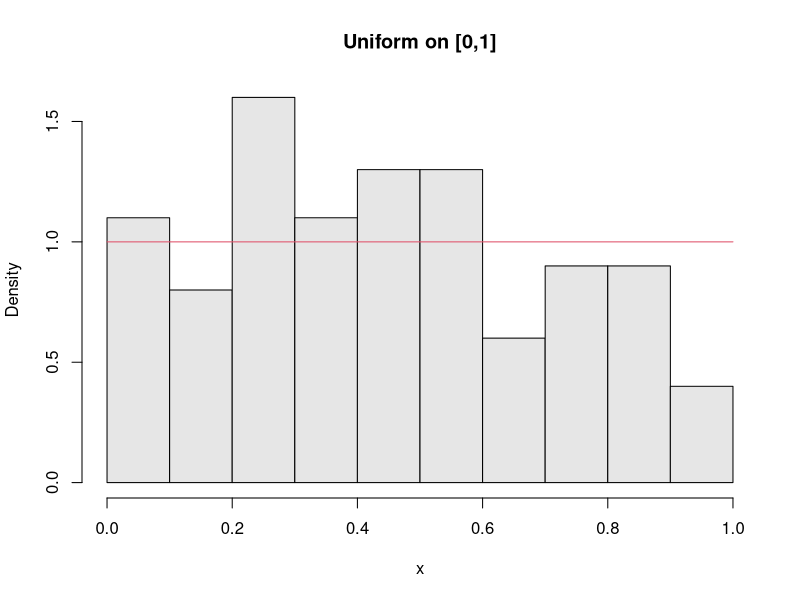
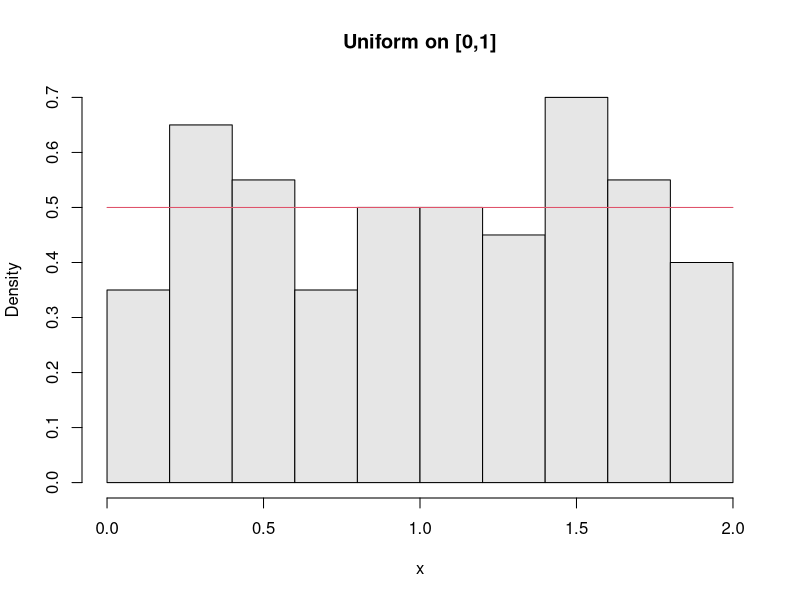
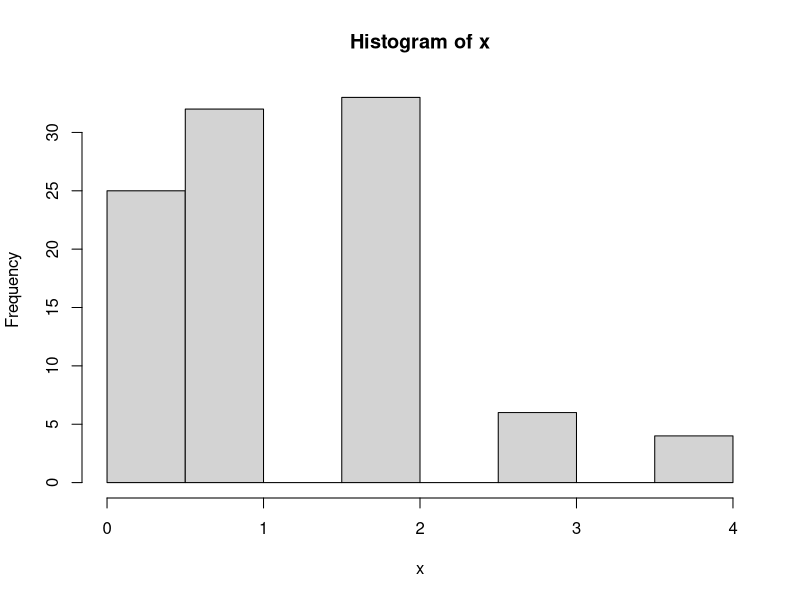
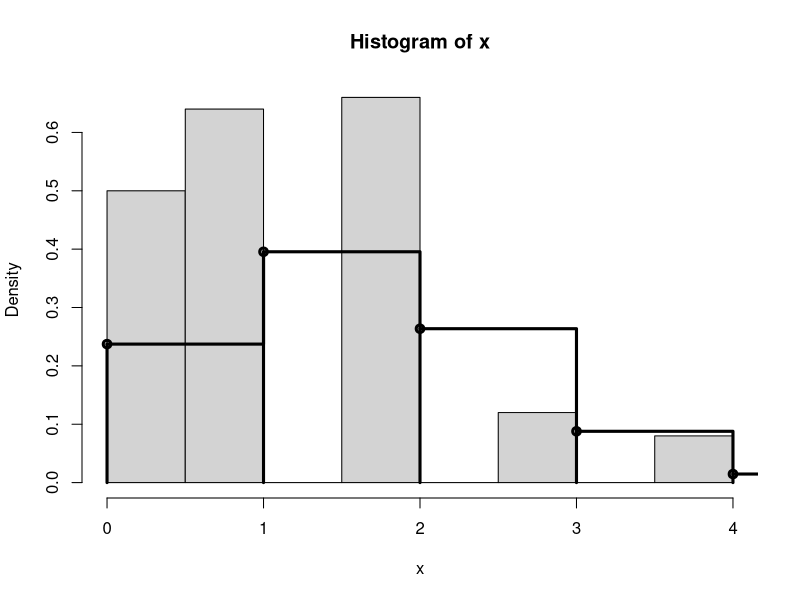
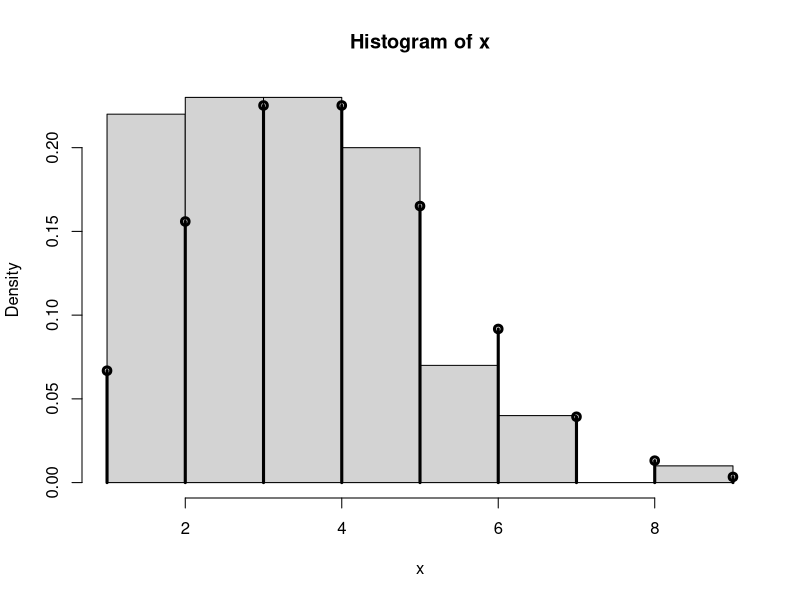
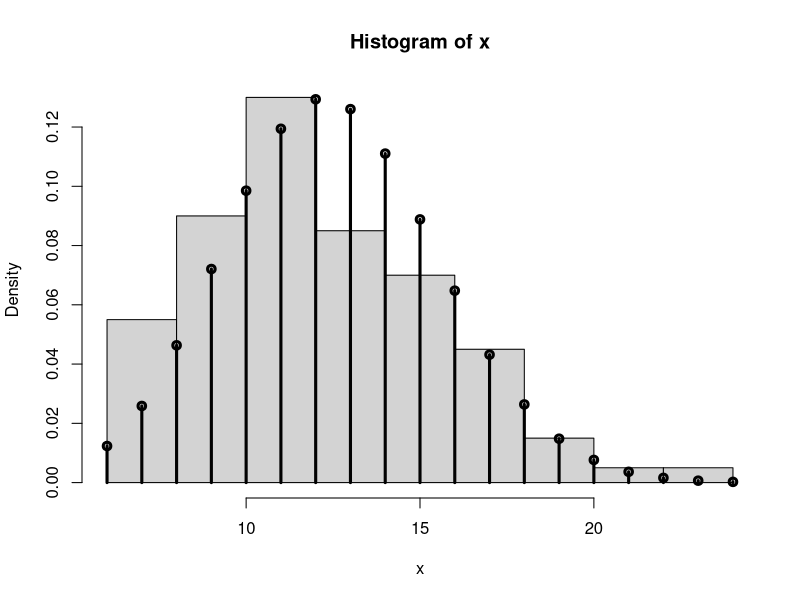
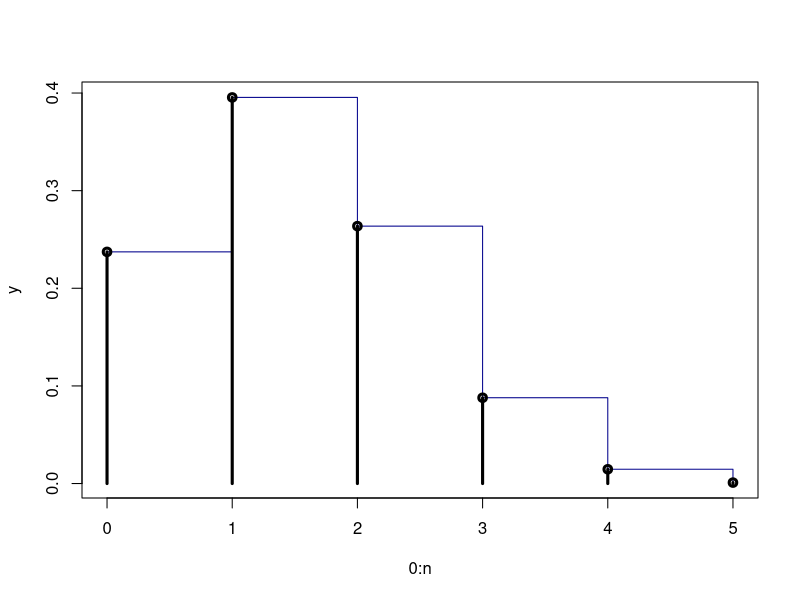
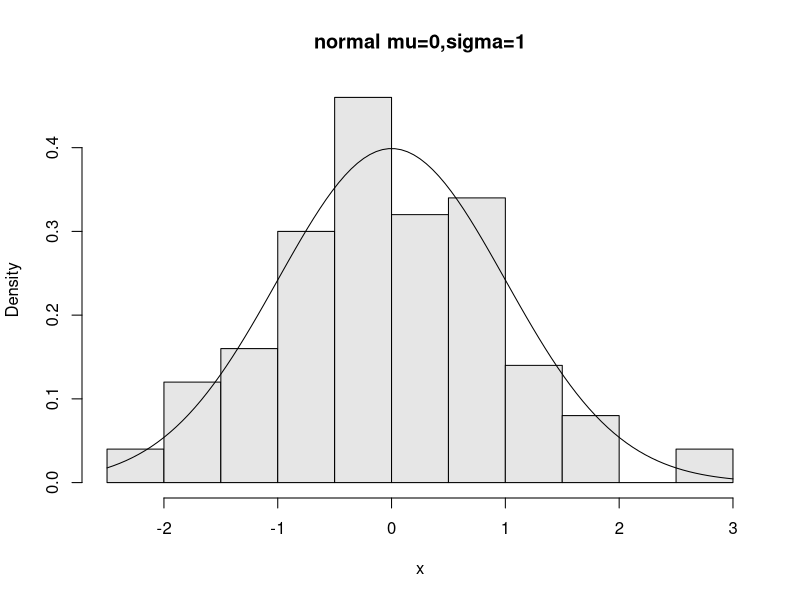

Write R code to recreate these figures, in order.
### Random Data

## I. Uniform distribution (Равномерно разпределение)



## Uniform discrete distribution (Дискретно равномерно разпределение)
# https://en.wikipedia.org/wiki/Discrete_uniform_distribution

?sample
# sample(x, size, replace = FALSE)

## Examples:
## Dice
sample(1:6, size = 10, replace = TRUE)

## Toss a coin
sample(c("H","T"), size = 10, replace = TRUE)

## Pick 6 of 49 (a lottery)
sample(1:49, size = 6)

## Pick a card
cards = paste(rep(c("A",2:10,"J","Q","K"), 4),
              c("H","D","S","C"))
sample(x = cards, size = 5)
?rep
# rep - replicates the values in x

## Roll 2 die
dice = as.vector(outer(1:6,1:6,paste))
dice
sample(x = dice, size = 5, replace = TRUE)
?outer
# outer - The product of the arrays X and Y is the array A with dimension c(dim(X), dim(Y))





## Uniform continuous distribution (Непрекъснато равномерно разпределение)
# https://en.wikipedia.org/wiki/Uniform_distribution_(continuous)
?runif
runif(1,min = 0,max = 2)
runif(5,min = 0,max = 2)

# You can see that every time it generates a new numbers
runif(5,min = 0,max = 2)
runif(5,min = 0,max = 2)
runif(5,min = 0,max = 2)
# But if you want to save your work and continue later or send it to a friend
# or you need someone to check it. It is usefull to always generate same random numbers.
## set.seed() - state for random number generation in R
?set.seed
set.seed(10)
runif(5,min = 0,max = 2)
set.seed(10)
runif(5,min = 0,max = 2)
set.seed(10)
runif(5,min = 0,max = 2)

x=runif(100)
x
hist(x,
     probability = TRUE,
     col = gray(.9),
     main = "Uniform on [0,1]")
## draw the density line
dunif(x, min = 0, max = 1) # Calculated by the formula 1/(max - min) inside the interval
curve(dunif(x, 0, 1),
      add = TRUE,
      col = 2)
?curve
# Draws a curve corresponding to a function over the interval [from, to].
?dunif
# density (плътност)
# dunif - gives the density
# dunif(x, min = 0, max = 1)
# distribution function (Функция на разпределение)
# punif - gives the distribution function
# punif(q, min = 0, max = 1, lower.tail = TRUE)
# Example
# X ~ Uniform(0,1)
# P(X < 0.2)
punif(0.2, 0, 1)
# P(X > 0.2)
punif(0.2, 0, 1, lower.tail = FALSE)
# quantile (Квантил)
# qunif - gives the quantile function 
# qunif(p, min = 0, max = 1, lower.tail = TRUE)
qunif(0.6, 0, 1)
# runif - generates random with uniform continuous distribution
# runif(n, min = 0, max = 1)

# Other example
x=runif(100, min = 0, max = 2)
hist(x,
     probability = TRUE,
     col = gray(.9),
     main = "Uniform on [0,1]")
## draw the density line
dunif(x, min = 0, max = 2) # Calculated by the formula 1/(max - min) inside the interval
# 1/(2 - 0) = 1/2 = 0.5
curve(dunif(x, 0, 2),
      add = TRUE,
      col = 2)





## Bernoulli distribution (Бернулиево разпределение)
# https://en.wikipedia.org/wiki/Bernoulli_distribution
# Bernoulli distribution, named after Swiss mathematician Jacob Bernoulli
# is the probability distribution of a random variable which takes 
# the value 1 with probability p
# and the value 0 with probability q=1-p
# Частен случай на Биномно разпределената случайна величина
## Binomial distribution (Биномно разпределение)
# https://en.wikipedia.org/wiki/Binomial_distribution
# The binomial distribution with parameters n and p is the discrete probability distribution
# of the number of successes in a sequence of n independent experiments.
# Нека имаме n независими опити, с вероятност за "Успех" при всеки от тях p.
# тогава X - боря на "Успехите" при тези n опита е биномно разпределена случайна величина
# X ~ Bi(n, p)
n=1 # Брой опити
p=0.5 # Вероятност за "Успех" при всеки опит
# Генерира едно число, което представлява
# Един опит с вероятност за "Успех" 0.5
rbinom(1, n, p) # Бернулиево разпределена сл. в.
# Генерира ни 10 числа, които са
# Биномно разпределени и всяка от тях представлява
# 1 опит с вероятност за "Успех" 0.5
rbinom(10, n, p) # Биномно разпределена сл.в.

n=10 
p=0.5
# Генерира едно число, което представлява
# 10 опита с вероятност за "Успех" 0.5
rbinom(1,n,p)
# Генерира пет числа, което представляват
# 10 опита с вероятност за "Успех" 0.5
rbinom(5,n,p)

# Example
# Генерира 100 числа, които представляват
# 5 опита с вероятност за "Успех" 0.25
n=5
p=0.25
x=rbinom(100, n, p) 
x
table(x)
hist(x)
hist(x, probability = TRUE)
# density (плътност)
# dbinom - gives the density
xvals=0:n
dbinom(xvals,n,p)
points(xvals, dbinom(xvals,n,p), type="h", lwd=3)
points(xvals, dbinom(xvals,n,p), type="p", lwd=3)
?points
# "h" for histogram-like vertical lines
# "p" for points
# "l" for lines
# "b" for both points and lines
# "c" for empty points joined by lines
# "o" for overplotted points and lines
# "s" and "S" for stair steps
points(xvals, dbinom(xvals,n,p), type="s", lwd=3)
# "n" does not produce any points or lines.

# Example
# Генерира 100 числа, които представляват
# 15 опита с вероятност за "Успех" 0.25
n=15
p=0.25
x=rbinom(100, n, p) 
table(x)
hist(x, probability = TRUE)
xvals=0:n
points(xvals, dbinom(xvals,n,p), type="h", lwd=3)
points(xvals, dbinom(xvals,n,p), type="p", lwd=3)
# Example
# Генерира 100 числа, които представляват
# 50 опита с вероятност за "Успех" 0.25
n=50
p=0.25
x=rbinom(100, n, p) 
table(x)
hist(x, probability = TRUE)
xvals=0:n
points(xvals, dbinom(xvals,n,p), type="h", lwd=3)
points(xvals, dbinom(xvals,n,p), type="p", lwd=3)

# density (плътност)
# dbinom - gives the density
n = 5
p = 0.25
xvals=0:n # seq(from = 0, to = n, by = 1)
y = dbinom(xvals, n, p)
plot(0:n, y, type = "s", col = "darkblue")
points(xvals, dbinom(xvals,n,p), type="h", lwd=3)
points(xvals, dbinom(xvals,n,p), type="p", lwd=3)

# density (плътност)
# dbinom - gives the density
# dbinom(x, size, prob)
# distribution function (Функция на разпределение)
# pbinom - gives the distribution function
# pbinom(q, size, prob, lower.tail = TRUE)
# Example
# X ~ Bi(5, 0.25)
# P(X < 0.75)
pbinom(2, 5, 0.3)
# P(X > 0.75)
pbinom(2, 5, 0.3, lower.tail = FALSE)
# quantile (Квантил)
# qbinom - gives the quantile function 
# qbinom(p, size, prob, lower.tail = TRUE)
# Example
qbinom(0.83, 5, 0.3)
qbinom(0.83, 5, 0.3, lower.tail = FALSE)
# rinom - generates random with uniform continuous distribution
# rbinom(n, size, prob)





## Geometric distribution (Геометрично разпределение)
# https://en.wikipedia.org/wiki/Geometric_distribution
# The probability distribution of the number Y = X − 1 of failures before the first success.
# Нека имаме независими повторения на един и същи опити, с вероятност за "Успех" при всеки от тях p.
# тогава X - броя на опитите до първия "Успех" е геометрично разпределена случайна величина
# X ~ Ge(p)
# https://stat.ethz.ch/R-manual/R-devel/library/stats/html/Geometric.html
# Частен случай на Отрицателно биномното разпределение
# dgeom(x, prob)
# pgeom(q, prob, lower.tail = TRUE)
# qgeom(p, prob, lower.tail = TRUE)
# rgeom(n, prob)
# Example
# Едно число, което представлява
# броя на опитите до първия "Успех",
# ако вероятността ни за успех при един опит е 0.2
rgeom (1, 0.2)
# Десет числа, които представляват
# броя на опитите до първия "Успех",
# ако вероятността ни за успех при един опит е 0.2
rgeom(10, 0.2)





# Negative binomial distribution (Отрицателно биномно разпределение)
# https://en.wikipedia.org/wiki/Negative_binomial_distribution
# Discrete probability distribution of the number of successes in a sequence of independent and identically distributed Bernoulli trials before a specified number of successes occurs
# Нека имаме независими повторения на един и същи опити, с вероятност за "Успех" при всеки от тях p.
# тогава X - броя на опитите до n-тия "Успех" е отрицателно биномно разпределена случайна величина
# X ~ NBi(n, p)
# https://stat.ethz.ch/R-manual/R-devel/library/stats/html/NegBinomial.html
# dnbinom(x, size, prob)
# pnbinom(q, size, prob, lower.tail = TRUE)
# qnbinom(p, size, prob, lower.tail = TRUE)
# rnbinom(n, size, prob)
# Example
# Едно число, което представлява
# броя на опитите до 5тия "Успех",
# ако вероятността ни за успех при един опит е 0.2
rnbinom(1, 5, 0.2)
# Десет числа, които представляват
# броя на опитите до 5тия "Успех",
# ако вероятността ни за успех при един опит е 0.2
rnbinom(10, 5, 0.2)




# Hypergeometric distribution (Хипергеометрично разпределение)
# https://en.wikipedia.org/wiki/Hypergeometric_distribution
# https://stat.ethz.ch/R-manual/R-devel/library/stats/html/Hypergeometric.html
# Зависими опити
# X ~ HG(m, n, k) 
# m - the number of white balls in the urn
# n - the number of black balls in the urn
# k - the number of balls drawn from the urn.
# dhyper(x, m, n, k)
# phyper(q, m, n, k, lower.tail = TRUE)
# qhyper(p, m, n, k, lower.tail = TRUE)
# rhyper(nn, m, n, k)
# Example
# Едно число, което представлява
# броя на извадените бели топки от урната,
# при условие, че в урната е имало
# 10 бели
# 12 черни
# и сме изтеглили 15 топки
rhyper(1, 10, 12, 15)
# Десет число, което представлява
# броя на извадените бели топки от урната,
# при условие, че в урната е имало
# 10 бели
# 12 черни
# и сме изтеглили 15 топки
rhyper(10, 10, 12, 15)






# Poisson distribution (Поасоново разпределение)
# https://en.wikipedia.org/wiki/Poisson_distribution
# named after French mathematician Siméon Denis Poisson,
# is a discrete probability distribution that expresses 
# the probability of a given number of events occurring in a fixed interval of time or space
# if these events occur with a known constant rate and independently of the time since the last event.
# X ~ Po(lambda)
# https://stat.ethz.ch/R-manual/R-devel/library/stats/html/Poisson.html
# dpois(x, lambda)
# ppois(q, lambda, lower.tail = TRUE)
# qpois(p, lambda, lower.tail = TRUE)
# rpois(n, lambda)





## Normal distribution (Нормално разпределение)
# https://en.wikipedia.org/wiki/Normal_distribution
# https://stat.ethz.ch/R-manual/R-devel/library/stats/html/Normal.html
rnorm(1, mean = 100, sd = 16)
rnorm(1, mean = 280, sd = 10)

x=rnorm(100)
hist(x,probability=TRUE,col=gray(.9),main="normal mu=0,sigma=1")
curve(dnorm(x),add=T)




# z scores
x = rnorm(5,100,16);x
z = (x-100)/16;z




## Student's t-distribution (t разпределение)
# https://en.wikipedia.org/wiki/Student%27s_t-distribution
# https://stat.ethz.ch/R-manual/R-devel/library/stats/html/TDist.html







## Chi-squared distribution (Хи квадрат разпределение)
# https://en.wikipedia.org/wiki/Chi-squared_distribution
# https://stat.ethz.ch/R-manual/R-devel/library/stats/html/Chisquare.html
# Ако X1 ,X2, …X, n са независими, еднакво стандартно нормално разпределени
# случайни величини, то сумата от квадратите им 
# X1^2+X2^2+..+Xn^2 ~ X^2(n)





## Exponential distribution (Експоненциално разпределение)
# https://en.wikipedia.org/wiki/Exponential_distribution
# https://stat.ethz.ch/R-manual/R-devel/library/stats/html/Exponential.html
x=rexp(100,1/2500)
hist(x,probability=TRUE,col=gray(.9),main="exponential mean=2500")
curve(dexp(x,1/2500),add=T)







# A bootstrap sample
faithful
names(faithful)
sample(faithful$eruptions,10,replace=TRUE)
hist(faithful$eruptions,breaks=25) # the dataset
hist(sample(faithful$eruptions,100,replace=TRUE),breaks=25)

# r,p,q and d functions
pnorm(0.7)
pnorm(0.7,1,1)
pnorm(0.7,lower.tail=FALSE)
qnorm(0.75)

# 6.1
x = runif(10, min=0, max=10); x
min(x)
max(x)

# 6.2
x = rnorm(10, 5, 5); x
sum(x < 0)

# 6.3
x = rnorm(100, 100, 10); x
#sum(x > )

# 6.4

# 6.7
qnorm(0.05, 0, 1)
